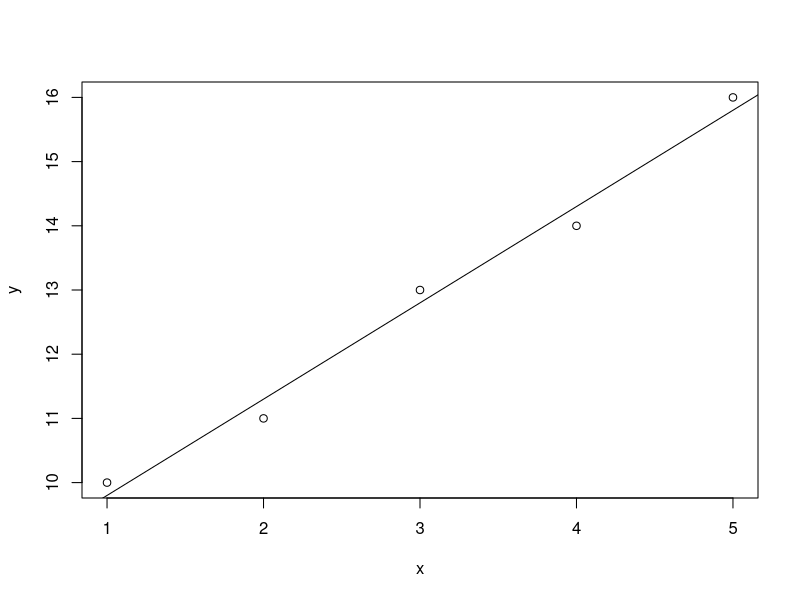

Source code (R):
# Simple linear regression: model summary, confidence intervals for the coefficients and regression line plot.

x = c(1,2,3,4,5)
y = c(10,11,13,14,16)
Y = lm(y~x)
summary(Y)
confint(Y)
plot(x,y)
abline(Y)
